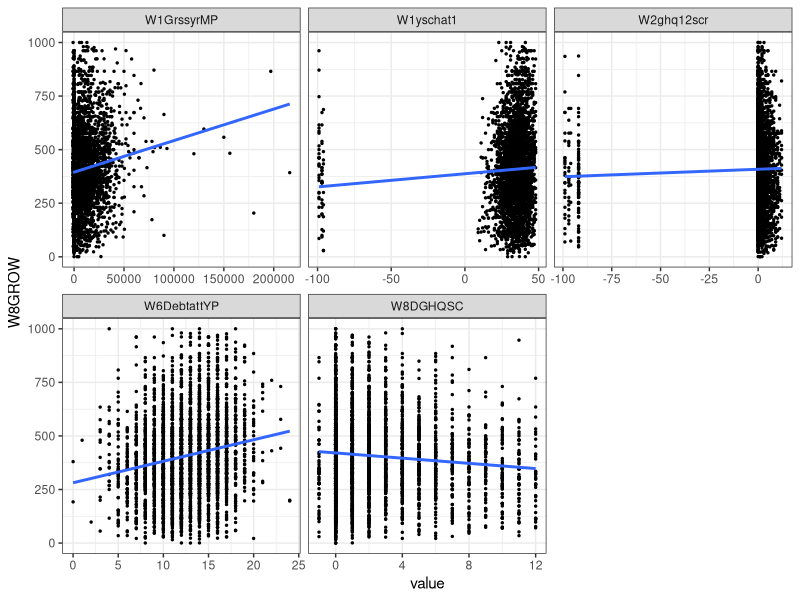
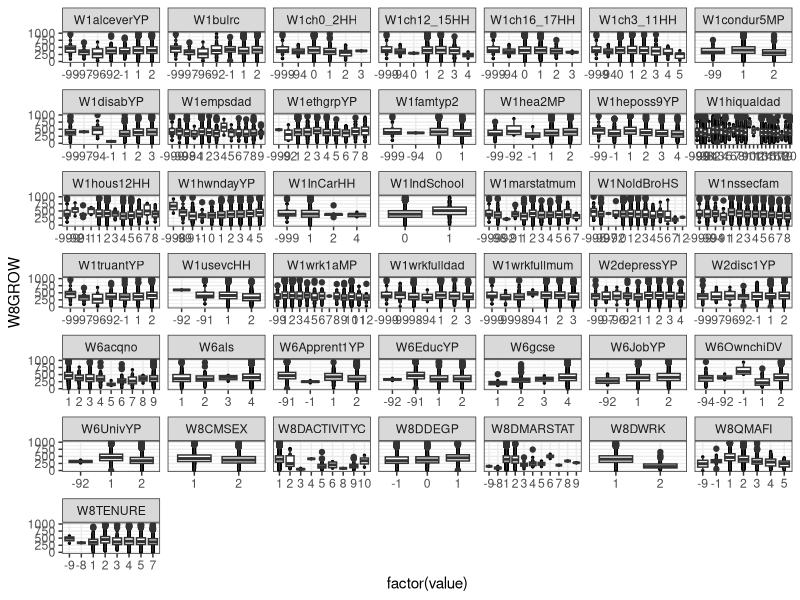

The R source for these figures, in order: (Note: this script raises an error after producing the figures.)
library(arm)
library(ggplot2)
library(car)
library(tidyr)

options(max.print=9999999) # So we can increase the amount that is printed in R


dat.grow <- read.csv("EOTST2112023_GROW.csv", header = TRUE)
# Removing NSID
dat.grow <- dat.grow[, -1]
# Making sure that the outcome is fully observed
dat.grow <- subset(dat.grow, W8GROW > 0) 
#dat.grow[dat.grow < 0] <- NA

summary(dat.grow)

#### GROW
## Needed to be below 1000 to have a good look at all the boxplots
dat.grow.norich<-subset(dat.grow,W8GROW<=1000)


special.dat <- gather(data = dat.grow.norich[, c(1, 2, 29, 40, 42, 49)], -W8GROW, key = "var", value = "value")
p1 <- ggplot(special.dat, aes(x = value, y = W8GROW)) + geom_point(size = 0.5) +
  geom_smooth(method = "lm", se = FALSE) + facet_wrap(~var, scales = "free_x")
p1 <- p1 + theme_bw() + scale_fill_grey() + theme(legend.position = "none")
p1


special.dat <- gather(data = dat.grow.norich[, -c(1, 2, 29, 40, 42)], -W8GROW, key = "var", value = "value")
p2 <- ggplot(special.dat, aes(x = factor(value), y = W8GROW)) + geom_point(size = 0.5) +
  geom_boxplot() + facet_wrap(~var, scales = "free_x")

p2 <- p2 + theme_bw() + scale_fill_grey() + theme(legend.position = "none")
p2


#############################################################
#checking the 30% level


# Calculate the proportion of continuous containing more than 30%
proportion <- sum(dat.grow$W1GrssyrMP < 0) / length(dat.grow$W1GrssyrMP)
proportion

proportion <- sum(dat.grow$W1yschat1 < 0) / length(dat.grow$W1yschat1)
proportion

proportion <- sum(dat.grow$W2ghq12scr < 0) / length(dat.grow$W2ghq12scr)
proportion

proportion <- sum(dat.grow$W6DebtattYP < 0) / length(dat.grow$W6DebtattYP)
proportion

proportion <- sum(dat.grow$W8DGHQSC < 0) / length(dat.grow$W8DGHQSC)
proportion

#############################################################


# Converting columns to categorical predictors using factor
cols <- c(3,4,5,6,7,8,9,10,11,12,13,14,15,16,17,18,19,20,21,22,23,24,25,26,27,28,30,31,
          32,33,34,35,36,37,38,39,41,43,44,45,46,47,48)
dat.grow[cols] <- lapply(dat.grow[cols], factor)

grow.lm <- lm(W8GROW ~ W1GrssyrMP, data = dat.grow)
display(grow.lm)
summary(grow.lm)

vif(grow.lm)

par(mfrow=c(2,2))
plot(grow.lm, which=c(1,2))

hist(rstandard(grow.lm), freq = FALSE ,
     main="Histogram of standardised residuals",
     cex.main=0.8, xlab="Standardised residuals")


# centering
dat.grow.copy <- read.csv("EOTST2112023_GROW.csv", header = TRUE)
dat.grow.copy$cent.W1yschat1 <- with(dat.grow.copy, W1yschat1 - mean(W1yschat1))
dat.grow.copy$cent.W2ghq12scr <- with(dat.grow.copy, W2ghq12scr - mean(W2ghq12scr))
dat.grow.copy$cent.W6DebtattYP <- with(dat.grow.copy, W6DebtattYP - mean(W6DebtattYP))
dat.grow.copy$cent.W8DGHQSC <- with(dat.grow.copy, W8DGHQSC - mean(W8DGHQSC))
cols <- c(3,4,5,6,7,8,9,10,11,12,13,14,15,16,17,18,19,20,21,22,23,24,25,26,27,28,30,31,
          32,33,34,35,36,37,38,39,41,43,44,45,46,47,48)
dat.grow.copy[cols] <- lapply(dat.grow.copy[cols], factor)

grow.lm <- lm(W8GROW ~.   -NSID -W1GrssyrMP
                          -W1yschat1 
                          -W2ghq12scr
                          -W6DebtattYP 
                          -W8DGHQSC, data = dat.grow.copy)
display(grow.lm)
summary(grow.lm)


# Standerdising 
dat.grow.copy <- read.csv("EOTST2112023_GROW.csv", header = TRUE)
dat.grow.copy$std.W1yschat1 <- with(dat.grow.copy, (W1yschat1 - mean(W1yschat1))/sd(W1yschat1))
dat.grow.copy$std.W2ghq12scr <- with(dat.grow.copy, (W2ghq12scr - mean(W2ghq12scr))/sd(W2ghq12scr))
dat.grow.copy$std.W6DebtattYP <- with(dat.grow.copy, (W6DebtattYP - mean(W6DebtattYP))/sd(W6DebtattYP))
dat.grow.copy$std.W8DGHQSC <- with(dat.grow.copy, (W8DGHQSC - mean(W8DGHQSC))/sd(W8DGHQSC))

cols <- c(3,4,5,6,7,8,9,10,11,12,13,14,15,16,17,18,19,20,21,22,23,24,25,26,27,28,30,31,
          32,33,34,35,36,37,38,39,41,43,44,45,46,47,48)
dat.grow.copy[cols] <- lapply(dat.grow.copy[cols], factor)

grow.lm <- lm(W8GROW ~.   -NSID  -W1GrssyrMP
              -W1yschat1 
              -W2ghq12scr
              -W6DebtattYP 
              -W8DGHQSC, data = dat.grow.copy)
display(grow.lm)
summary(grow.lm)


# Log transform on the outcome

grow.lm <- lm(log(W8GROW) ~ . -W1GrssyrMP -W1condur5MP  -W1hea2MP  -W1NoldBroHS -W1InCarHH -W1usevcHH -W1hiqualdad
              -W1wrkfulldad  -W1wrkfullmum -W1empsdad -W1ch0_2HH -W1ch3_11HH  -W1ch12_15HH
              -W1ch16_17HH  -W1marstatmum -W1famtyp2 -W1nssecfam -W1hwndayYP 
              -W1truantYP -W1alceverYP -W1bulrc -W2depressYP -W6EducYP -W6Apprent1YP -W8DWRK
              -W8DMARSTAT, data = dat.grow)
vif(grow.lm)

display(grow.lm)
summary(grow.lm)

par(mfrow=c(2,2))

plot(grow.lm, which=c(1,2))
hist(rstandard(grow.lm), freq = FALSE ,
     main="Histogram of standardised residuals",
     cex.main=0.8, xlab="Standardised residuals")


# -W1condur5MP -W1hea2MP -W1NoldBroHS -W1InCarHH -W1usevcHH -W1hiqualdad -W1wrkfulldad -W1wrkfullmum
# -W1empsdad -W1ch0_2HH -W1ch3_11HH -W1ch12_15HH -W1ch16_17HH -W1marstatmum  -W1famtyp2 -W1nssecfam
# -W1hwndayYP -W1truantYP -W1alceverYP -W1bulrc -W2depressYP -W6EducYP -W6Apprent1YP -W8DWRK



show_outliers <- function(the.linear.model, topN) { # length of data
  n = length(fitted(the.linear.model))
  # number of parameters estimated
  p = length(coef(the.linear.model))
  # standardised residuals over 3
  res.out <- which(abs(rstandard(the.linear.model)) > 3) #sometimes >2
  # topN values
  res.top <- head(rev(sort(abs(rstandard(the.linear.model)))), topN)
  # high leverage values
  lev.out <- which(lm.influence(the.linear.model)$hat > 2 * p/n)
  # topN values
  lev.top <- head(rev(sort(lm.influence(the.linear.model)$hat)), topN)
  # high diffits
  dffits.out <- which(dffits(the.linear.model) > 2 * sqrt(p/n))
  # topN values
  dffits.top <- head(rev(sort(dffits(the.linear.model))), topN)
  # Cook's over 1
  cooks.out <- which(cooks.distance(the.linear.model) > 1)
  # topN cooks
  cooks.top <- head(rev(sort(cooks.distance(the.linear.model))), topN)
  # Create a list with the statistics -- cant do a data frame as different
  # lengths
  list.of.stats <- list(Std.res = res.out, Std.res.top = res.top, Leverage = lev.out,
                        Leverage.top = lev.top, DFFITS = dffits.out, DFFITS.top = dffits.top,
                        Cooks = cooks.out, Cooks.top = cooks.top) # return the statistics
  list.of.stats
}


grow.lm.stats<-show_outliers(grow.lm, 5)
grow.lm.stats


outliers <- Reduce(intersect,list(grow.lm.stats$Leverage, grow.lm.stats$DFFITS))
outliers
dat.grow[outliers,]

## outliers 
no.outlier.dat <-dat.grow[-outliers,]
nrow(no.outlier.dat)
nrow(dat.grow)



no.outlier.dat.lm <- lm(log(W8GROW) ~ . -W1condur5MP  -W1hea2MP  -W1NoldBroHS -W1InCarHH -W1usevcHH -W1hiqualdad
              -W1wrkfulldad  -W1wrkfullmum -W1empsdad -W1ch0_2HH -W1ch3_11HH  -W1ch12_15HH
              -W1ch16_17HH  -W1marstatmum -W1famtyp2 -W1nssecfam -W1hwndayYP 
              -W1truantYP -W1alceverYP -W1bulrc -W2depressYP -W6EducYP -W6Apprent1YP -W8DWRK
              -W8DMARSTAT, data = no.outlier.dat)
vif(no.outlier.dat.lm)

display(no.outlier.dat.lm)
summary(no.outlier.dat.lm)


par(mfrow=c(2,2))

plot(no.outlier.dat.lm, which=c(1,2))
hist(rstandard(no.outlier.dat.lm), freq = FALSE ,
     main="Histogram of standardised residuals",
     cex.main=0.8, xlab="Standardised residuals")


# No extreme values
no.extreme.dat <- subset(dat.grow, 1 < W8GROW & W8GROW < 3000) 
#no.extreme.dat <- no.extreme.value.dat[-outliers,]
no.extreme.dat.lm <- lm(log(W8GROW) ~ . -W1condur5MP  -W1hea2MP  -W1NoldBroHS -W1InCarHH -W1usevcHH -W1hiqualdad
                        -W1wrkfulldad  -W1wrkfullmum -W1empsdad -W1ch0_2HH -W1ch3_11HH  -W1ch12_15HH
                        -W1ch16_17HH  -W1marstatmum -W1famtyp2 -W1nssecfam -W1hwndayYP 
                        -W1truantYP -W1alceverYP -W1bulrc -W2depressYP -W6EducYP -W6Apprent1YP -W8DWRK
                        -W8DMARSTAT, data = no.extreme.dat)

display(no.extreme.dat.lm)
summary(no.extreme.dat.lm)

par(mfrow=c(2,2))

plot(no.extreme.dat.lm, which=c(1,2))
hist(rstandard(no.extreme.dat.lm), freq = FALSE ,
     main="Histogram of standardised residuals",
     cex.main=0.8, xlab="Standardised residuals")
